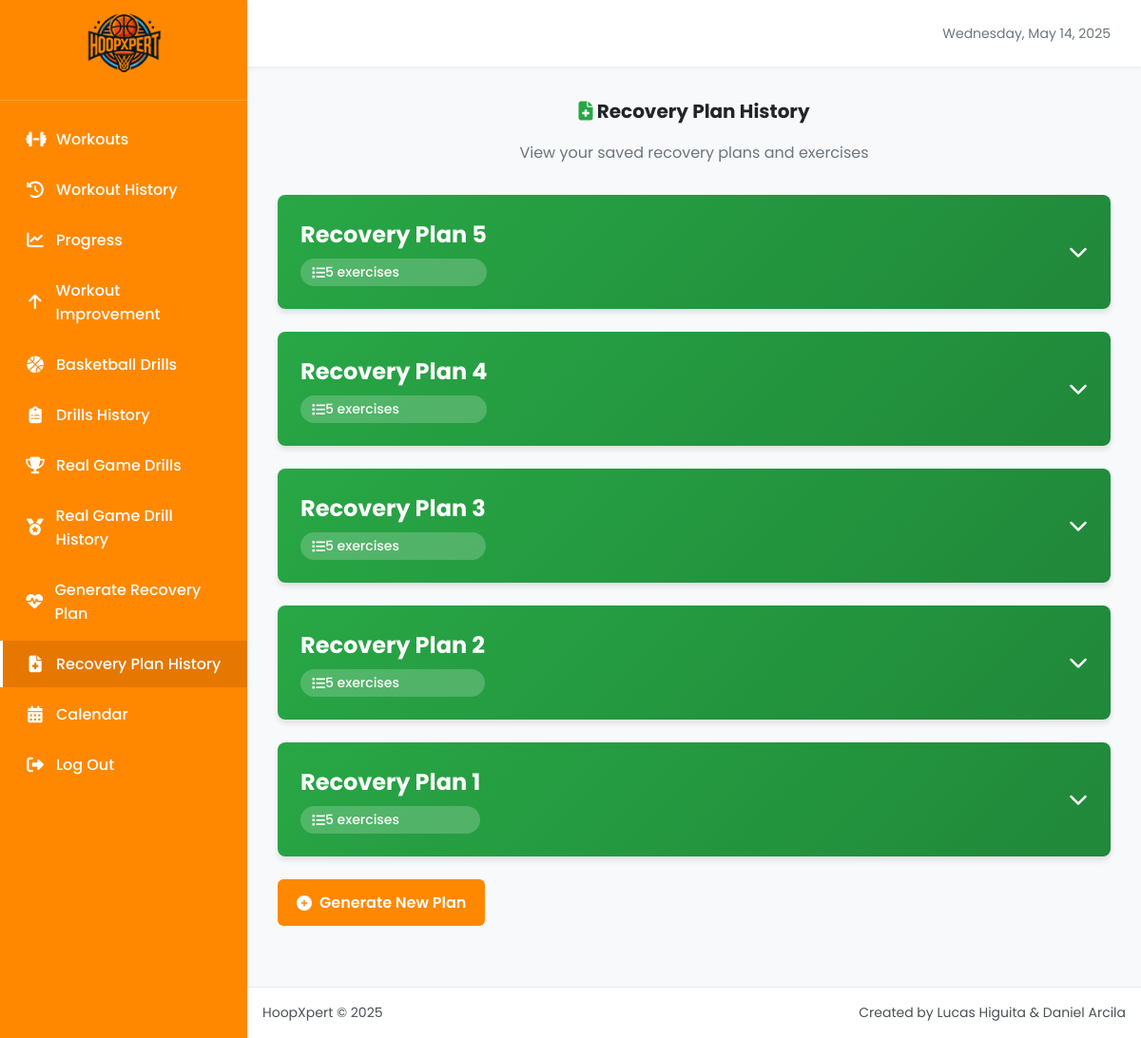
Screenshot of /recovery_plan_history/ with the database file from the repository.
### workout/models.py (models this page shows, shortened)
class RecoveryPlan(models.Model):
    name = models.CharField(max_length=100, blank=True)
    exercises = models.ManyToManyField(RecoveryExercise)

### workout/views.py (the view)
# urls.py: path('recovery_plan_history/', recovery_plan_history, name='recovery_plan_history'),
def recovery_plan_history(request):
    new_plan_id = request.GET.get('new')
    if new_plan_id:
        plans = RecoveryPlan.objects.filter(id=new_plan_id)
    else:
        plans = RecoveryPlan.objects.all().order_by('-id')
    return render(request, 'recovery_plan_history.html', {'plans': plans})

### workout/templates/recovery_plan_history.html (shortened to what this page needs)
{% extends 'base.html' %}
{% block content %}
<div class="recovery-header">
  <h2 class="text-center fw-bold fs-lg mb-3">
    <i class="fas fa-file-medical text-success"></i> Recovery Plan History
  </h2>
  <p class="text-center text-muted mb-4">View your saved recovery plans and exercises</p>
</div>
<div class="recovery-container">
  {% if plans %}
    {% for plan in plans %}
      <div class="plan-card">
        <div class="plan-header" onclick="togglePlan(this)">
          <div class="plan-header-left">
            <h3 class="plan-name">{{ plan.name }}</h3>
            <div class="exercise-count">
              <i class="fas fa-list mr-2"></i> {{ plan.exercises.all|length }} exercises
            </div>
          </div>
          <div class="plan-toggle">
            <i class="fas fa-chevron-down"></i>
          </div>
        </div>
      </div>
    {% endfor %}
  {% endif %}
  {% if plans %}
    <div class="d-flex justify-content-center mt-4">
      <a href="/generate_recovery_plan/" class="btn">
        <i class="fas fa-plus-circle"></i> Generate New Plan
      </a>
    </div>
  {% endif %}
</div>
{% endblock %}

### templates/base.html (style rules this page uses)
:root { --primary: #FF8800; --primary-light: #FFA940; --primary-dark: #E67700; --primary-hover: #FF9922; --secondary: #2C3E50; --background: #F8F9FA; --surface: #FFFFFF; --surface-hover: #F1F3F5; --border: #E9ECEF; --text-primary: #212529; --text-secondary: #495057; --text-muted: #6C757D; --text-light: #FFFFFF; --success: #28A745; --info: #17A2B8; --warning: #FFC107; --danger: #DC3545; --shadow-sm: 0 2px 4px rgba(0, 0, 0, 0.05); --shadow: 0 4px 6px rgba(0, 0, 0, 0.1); --shadow-lg: 0 10px 15px rgba(0, 0, 0, 0.1); --transition: all 0.3s ease; --sidebar-width: 260px; --header-height: 70px; --sidebar-bg: #FF8800; --sidebar-hover: #FF9922; --sidebar-active: #E67700; }
* { box-sizing: border-box; margin: 0; padding: 0; }
body { font-family: 'Poppins', sans-serif; background-color: var(--background); color: var(--text-primary); display: grid; grid-template-areas: "sidebar header" "sidebar main" "sidebar footer"; grid-template-columns: var(--sidebar-width) 1fr; grid-template-rows: var(--header-height) 1fr auto; height: 100vh; overflow: hidden; }
.btn { display: inline-flex; align-items: center; justify-content: center; gap: 0.5rem; padding: 0.75rem 1.25rem; background-color: var(--primary); color: var(--text-light); text-decoration: none; border-radius: 0.375rem; font-weight: 600; transition: var(--transition); border: none; cursor: pointer; }
.text-muted { color: var(--text-muted); }
.text-success { color: var(--success); }
.text-center { text-align: center; }
.mb-3 { margin-bottom: 1rem; }
.mb-4 { margin-bottom: 1.5rem; }
.mt-4 { margin-top: 1.5rem; }
.fw-bold { font-weight: 700; }
.fs-lg { font-size: 1.25rem; }
.d-flex { display: flex; }

### workout/templates/recovery_plan_history.html (style rules this page uses)
.recovery-header { margin-bottom: 2rem; }
.recovery-container { margin-bottom: 2rem; }
.plan-card { background-color: var(--surface); border-radius: 0.5rem; box-shadow: var(--shadow); overflow: hidden; margin-bottom: 1.5rem; transition: var(--transition); }
.plan-header { padding: 1.5rem; background: linear-gradient(135deg, #28a745 0%, #20883a 100%); color: white; cursor: pointer; display: flex; justify-content: space-between; align-items: center; }
.plan-header-left { display: flex; flex-direction: column; }
.plan-name { margin: 0; font-size: 1.5rem; font-weight: 700; }
.plan-toggle { font-size: 1.25rem; transition: transform 0.3s ease; }
.exercise-count { display: inline-flex; align-items: center; padding: 0.25rem 0.75rem; border-radius: 9999px; font-size: 0.875rem; font-weight: 500; background-color: rgba(255, 255, 255, 0.2); color: white; margin-top: 0.5rem; }

### rows the page displays
RecoveryPlan: name "Recovery Plan 5", exercises.all|length "5"
RecoveryPlan: name "Recovery Plan 4", exercises.all|length "5"
RecoveryPlan: name "Recovery Plan 3", exercises.all|length "5"
RecoveryPlan: name "Recovery Plan 2", exercises.all|length "5"
RecoveryPlan: name "Recovery Plan 1", exercises.all|length "5"
